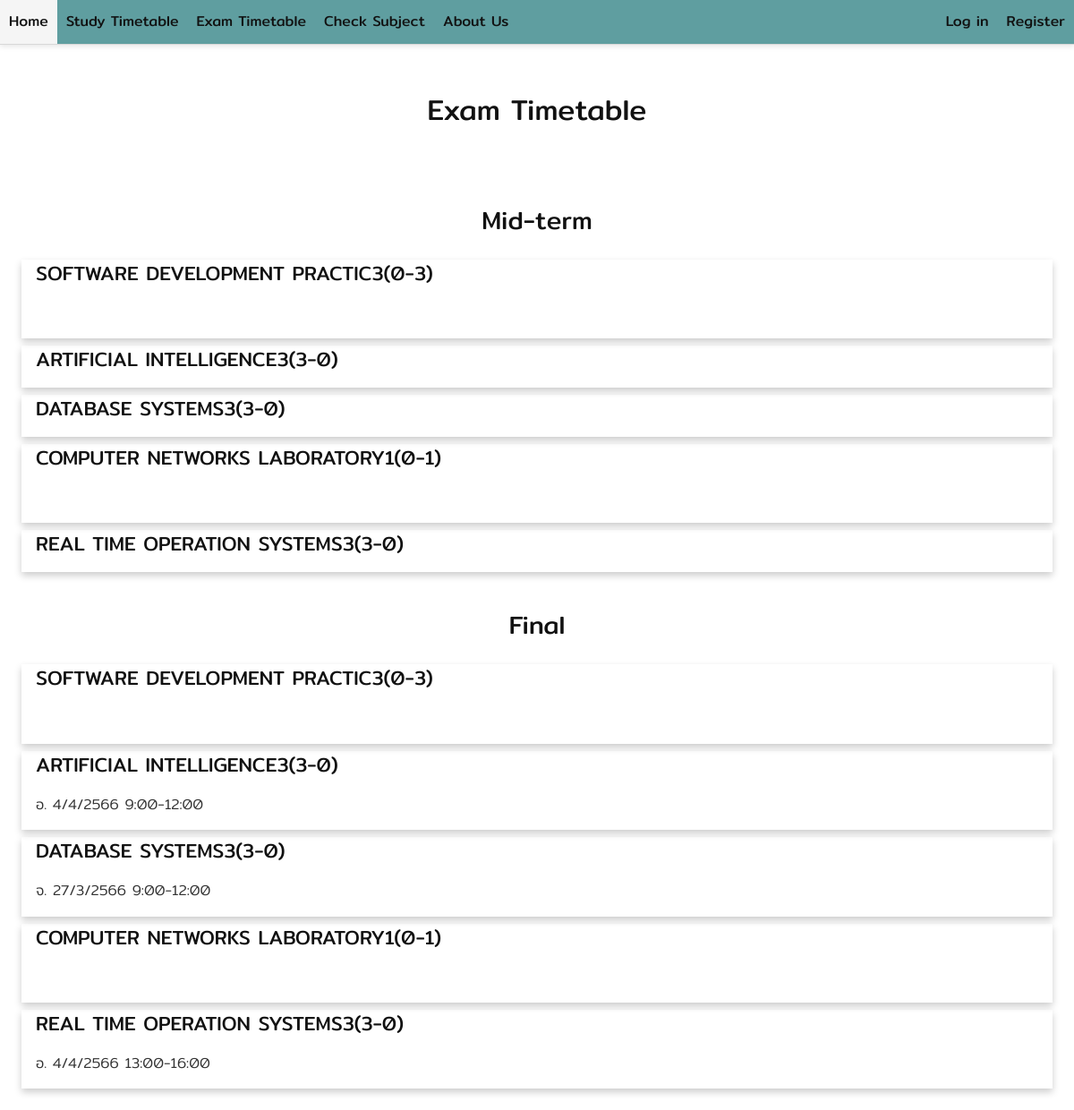
The app's page /help/examtimetable with its own data.
### userApp/models.py (models this page shows, shortened)
class User_subject(models.Model):
    user_id = models.ForeignKey(User, on_delete=models.CASCADE)
    section = models.ForeignKey(Section, on_delete=models.CASCADE,  null=True,blank=True)
    can_submit = models.BooleanField(default=False)
    priority = models.IntegerField(default=10,null=True,blank=True) # priority for add section

### helpApp/models.py (models this page shows, shortened)
class Section(models.Model):
    subject_ID = models.ForeignKey(Subject, on_delete=models.CASCADE)
    sec_num = models.CharField(max_length=200)
    day = models.CharField(max_length=200)
    time = models.CharField(max_length=200)
    teacher = models.CharField(max_length=200)
    start_time = models.CharField(max_length=200, null=True,blank=True)
    end_time = models.CharField(max_length=200, null=True,blank=True)

class Subject(models.Model):
    subject_ID = models.CharField(max_length=200)
    name = models.CharField(max_length=200)
    mid_term = models.CharField(max_length=200, null=True,blank=True)
    final = models.CharField(max_length=200, null=True,blank=True)
    mid_term_date = models.CharField(max_length=200, null=True,blank=True)
    mid_term_start_time = models.CharField(max_length=200, null=True,blank=True)
    mid_term_end_time = models.CharField(max_length=200, null=True,blank=True)
    final_term_date = models.CharField(max_length=200, null=True,blank=True)
    final_term_start_time = models.CharField(max_length=200, null=True,blank=True)
    final_term_end_time = models.CharField(max_length=200, null=True,blank=True)

### helpApp/views.py (the view)
# urls.py: path('examtimetable', views.examTimetable, name='exam'),
def examTimetable(request):
    course = User_subject.objects.all()
    return render(request, 'helpApp/examtimetable.html', {'course':course})

### helpApp/templates/helpApp/examtimetable.html (shortened to what this page needs)
{% extends 'generalApp/components/base.html' %}
{% block content %}
<div class="header-section">
    <h1>Exam Timetable</h1>
</div>
<section class="content-section">
    <div class="content-container">
        <h2 class="content-title text-center">Mid-term</h2>
        {% for course in course %}
        <div class="card-about">
            <div class="container-about">
                <h4>{{ course.section.subject_ID.name }}</h4>
                <p>{{ course.section.subject_ID.mid_term }}</p>
            </div>
        </div>
        {% endfor%}
    </div>
</section>
<section class="content-section">
    <div class="content-container">
        <h2 class="content-title text-center">Final</h2>
        {% for course in course %}
        <div class="card-about">
            <div class="container-about">
                <h4>{{ course.section.subject_ID.name }}</h4>
                <p>{{ course.section.subject_ID.final }}</p>
            </div>
        </div>
        {% endfor%}
    </div>
</section>
{% endblock %}

### generalApp/static/generalApp/main.css (style rules this page uses)
html { color: #333333; font-family: 'Mitr', 'sans-serif'; font-weight: 300; }
h1, h2, h3, h4, h5, h6 { color: #111111; font-weight: 400; line-height: 1.4; margin-top: 0px; margin-bottom: 16px; }
h2 { font-size: 28px; }
h4 { font-size: 22px; }
p { font-size: 16px; line-height: 1.6; margin-top: 0px; margin-bottom: 16px; }
.text-center { text-align: center; }
.content-section { padding: 16px; }
.content-container { max-width: 1200px; margin-left: auto; margin-right: auto; }
.content-title { margin-bottom: 24px; }
.card-about { box-shadow: 0 4px 8px 0 rgba(0, 0, 0, 0.2); margin: 8px; }
.container-about { padding: 0 16px; }
.container-about::after, .row-about::after { content: ""; clear: both; display: table; }
.header-section { padding: 50px; text-align: center; }

### records on screen
User_subject: section.subject_ID.name "SOFTWARE DEVELOPMENT PRACTIC3(0-3)"
User_subject: section.subject_ID.name "ARTIFICIAL INTELLIGENCE3(3-0)", section.subject_ID.final "อ. 4/4/2566 9:00-12:00"
User_subject: section.subject_ID.name "DATABASE SYSTEMS3(3-0)", section.subject_ID.final "จ. 27/3/2566 9:00-12:00"
User_subject: section.subject_ID.name "COMPUTER NETWORKS LABORATORY1(0-1)"
User_subject: section.subject_ID.name "REAL TIME OPERATION SYSTEMS3(3-0)", section.subject_ID.final "อ. 4/4/2566 13:00-16:00"
